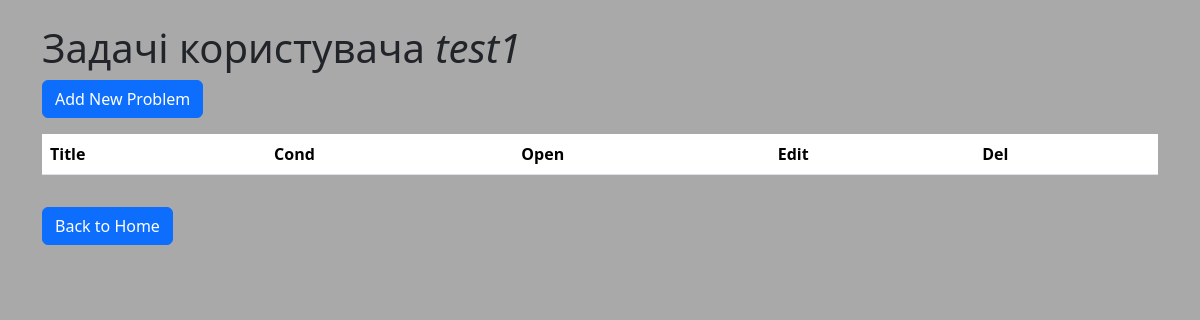
Before: /admin (signed in) with the older database file.
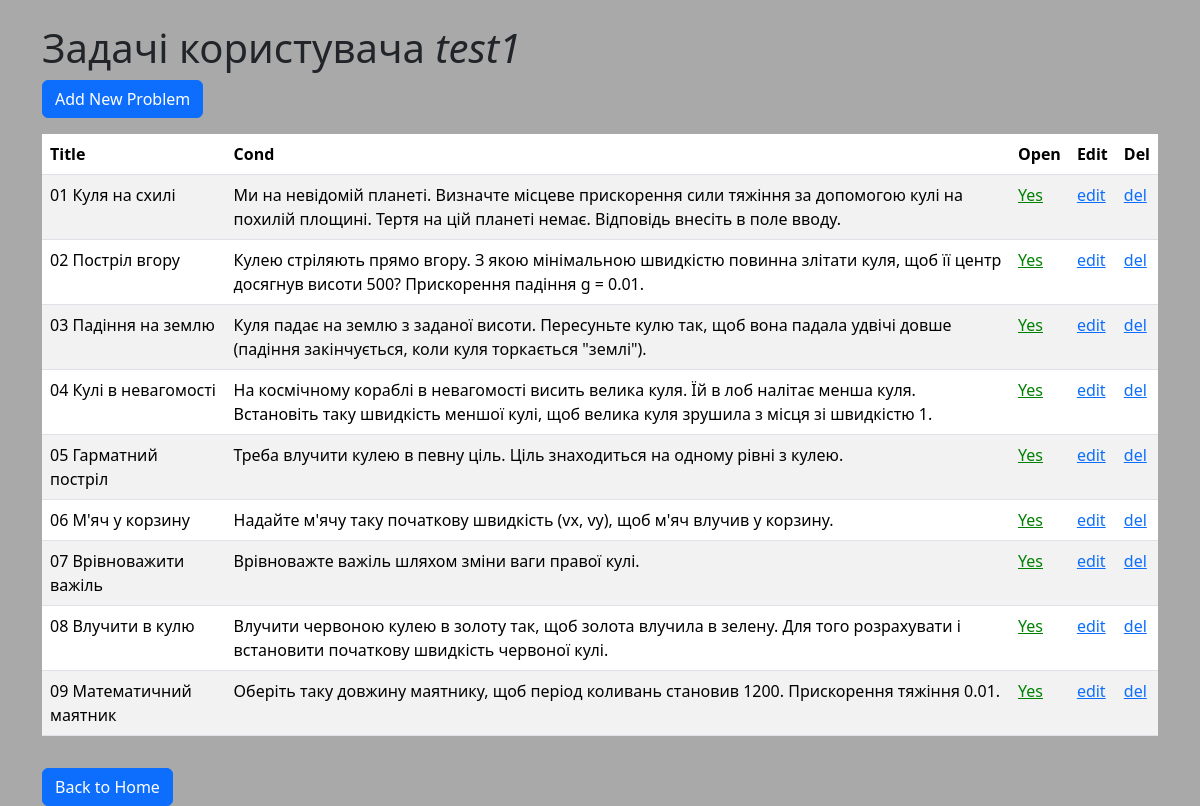
After: the same page with the newer database file.
### web_macro_mech/models.py (models this page shows)
class Base(DeclarativeBase):
    pass

class User(Base, UserMixin):
    __tablename__ = "users"
    id: Mapped[int] = mapped_column(primary_key=True)
    username: Mapped[str] = mapped_column(String(150), unique=True, nullable=False)
    password_hash: Mapped[str] = mapped_column(String(128), nullable=False)
    problems: Mapped[list["Problem"]] = relationship(back_populates="user")

class Problem(Base):
    __tablename__ = "problems"
    id: Mapped[int] = mapped_column(primary_key=True)
    title: Mapped[str] = mapped_column(String(150), nullable=False)
    cond: Mapped[str] = mapped_column(Text, nullable=False)
    init: Mapped[str] = mapped_column(Text, nullable=False)
    answer: Mapped[str] = mapped_column(Text, nullable=False)
    isOpen: Mapped[bool] = mapped_column(Boolean, default=True)
    username: Mapped[str] = mapped_column(ForeignKey("users.username"))
    user: Mapped["User"] = relationship(back_populates="problems")

### web_macro_mech/routes/main.py (the view)
@main_bp.route('/admin', methods=['GET'])
@login_required
def admin():
    with SessionLocal() as db:
        problems = db.query(Problem).filter(Problem.username == current_user.username).all()
        return render_template('admin.html', problems=problems)

### web_macro_mech/__init__.py (called while the page is built)
@login_manager.user_loader
def load_user(user_id):
    with SessionLocal() as session:
        return session.get(User, int(user_id))

### web_macro_mech/templates/admin.html (shortened to what this page needs)
<!DOCTYPE html>
<html lang="en">
<head>
    <link href="https://cdn.jsdelivr.net/npm/bootstrap@5.3.3/dist/css/bootstrap.min.css" rel="stylesheet"
>
    <link rel="stylesheet" href="static/index.css" />
</head>
<body>
    <div class="container">
        <h1 class="mt-4">Задачі користувача <i>{{current_user.username}}</i></h1>
        <div>
            <a href="{{ url_for('main.add_prob') }}" class="btn btn-primary">Add New Problem</a>
        </div>
        <table class="table table-striped mt-3">
            <thead>
                <tr>
                    <th>Title</th>
                    <th>Cond</th>
                    <th>Open</th>
                    <th>Edit</th>
                    <th>Del</th>
                </tr>
            </thead>
            <tbody>
                {% for problem in problems %}
                <tr>
                    <td>{{ problem.title }}</td>
                    <td>{{ problem.cond }}</td>
                    {% set color = 'green' if problem.isOpen else 'black'  %}
                    {% set yesNo = 'Yes' if problem.isOpen else 'No'  %}
                    <td>
                        <a href="{{ url_for('main.switch', id=problem.id ) }}"
                           style="color: {{ color }}">{{yesNo}}</a>
                    </td>
                    <td><a href="{{ url_for('main.edit_prob', id=problem.id ) }}">edit</a></td>
                    <td><a href="{{ url_for('main.del_prob', id=problem.id ) }}">del</a></td>
                </tr>
                {% endfor %}
            </tbody>
        </table>
        <a href="{{ url_for('main.index') }}" class="btn btn-primary mt-3">Back to Home</a>
    </div>
</body>
</html>

### web_macro_mech/static/index.css (style rules this page uses)
body { background-color: darkgrey; }
:root { --canvas-width: 800px; --canvas-height: 600px; }

Changed rows visible on the page:
added Problem: title "01 Куля на схилі", cond "Ми на невідомій планеті. Визначте місцеве прискорення сили тяжіння за допомогою кулі на похилій площині. Тертя на цій планеті немає. Відповідь внесіть в поле вводу.", yesNo "Yes"
added Problem: title "02 Постріл вгору", cond "Кулею стріляють прямо вгору. З якою мінімальною швидкістю повинна злітати куля, щоб її центр досягнув висоти 500? Прискорення падіння g = 0.01.", yesNo "Yes"
added Problem: title "03 Падіння на землю", cond "Куля падає на землю з заданої висоти. Пересуньте кулю так, щоб вона падала удвічі довше (падіння закінчується, коли куля торкається \"землі\").", yesNo "Yes"
added Problem: title "04 Кулі в невагомості", cond "На космічному кораблі в невагомості висить велика куля. Їй в лоб налітає менша куля. Встановіть таку швидкість меншої кулі, щоб велика куля зрушила з місця зі швидкістю 1.", yesNo "Yes"
added Problem: title "05 Гарматний постріл", cond "Треба влучити кулею в певну ціль. Ціль знаходиться на одному рівні з кулею.", yesNo "Yes"
added Problem: title "06 М'яч у корзину", cond "Надайте м'ячу таку початкову швидкість (vx, vy), щоб м'яч влучив у корзину.", yesNo "Yes"
added Problem: title "07 Врівноважити важіль", cond "Врівноважте важіль шляхом зміни ваги правої кулі.", yesNo "Yes"
added Problem: title "08 Влучити в кулю", cond "Влучити червоною кулею в золоту так, щоб золота влучила в зелену. Для того розрахувати і встановити початкову швидкість червоної кулі.", yesNo "Yes"
added Problem: title "09 Математичний маятник", cond "Оберіть таку довжину маятнику, щоб період коливань становив 1200. Прискорення тяжіння 0.01.", yesNo "Yes"
